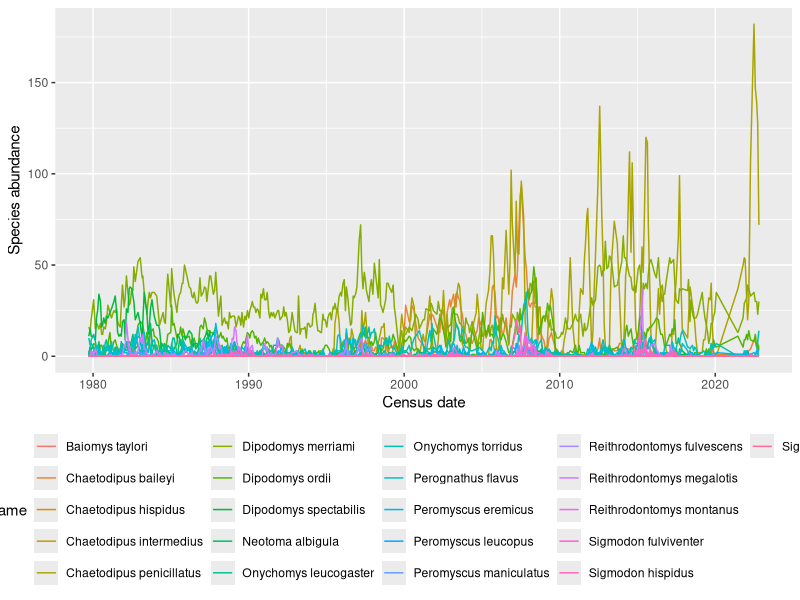

Here is the R script that generated this plot:
## ---- chunk 1

#| message: false
#| warning: false

library(dplyr)
library(ggplot2)

## ---- chunk 2

mouse_data <- read.csv("mouse_data.csv") |>
  mutate(censusdate = as.Date(censusdate))

## ---- chunk 3
#| label: fig-abundances
#| fig-cap: Abundances of different species over time.

ggplot(mouse_data, aes(censusdate, abundance, color = scientificname)) +
  geom_line() +
  theme(legend.position = "bottom") +
  xlab("Census date") +
  ylab("Species abundance")

## ---- chunk 4
#| label: tbl-abundances
#| tbl-cap: The most highly abundant species throughout the timeseries.

mouse_data_ranked <- mouse_data |>
  group_by(scientificname) |>
  summarize(totalabundance = sum(abundance)) |>
  ungroup() |>
  arrange(desc(totalabundance))

knitr::kable(head(mouse_data_ranked))

